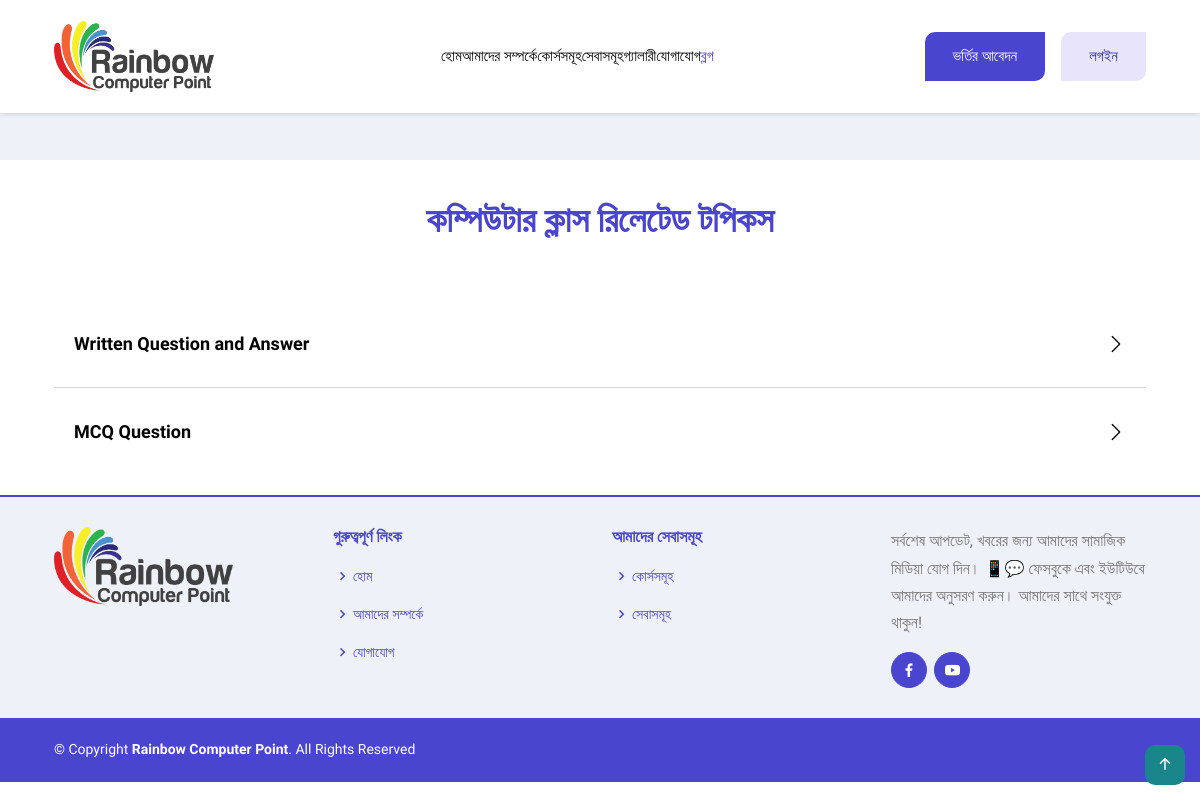
The page /blogsPage/ on the database as committed earlier.
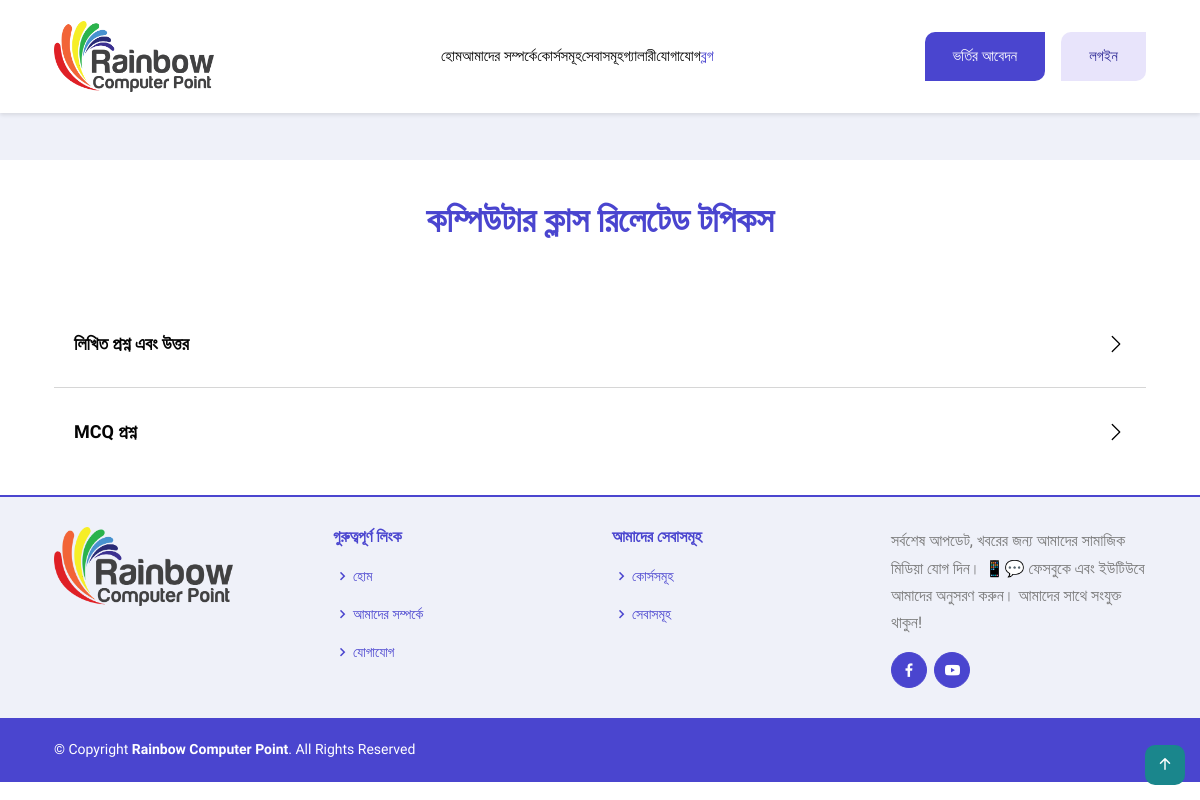
The same page on the database as committed later.
### RainbowApp/models.py (models this page shows)
class BlogsModel(models.Model):
    TopicsName = models.CharField(max_length=150,null=True)
    Files = models.FileField(upload_to='blogfiles', null=True)

### RainbowProject/views.py (the view)
# urls.py: path('blogsPage/',blogsPage, name='blogsPage'),
def blogsPage(request):
    blogsdata = get_list_or_404(BlogsModel)
    print('data is: ',blogsdata)
    context = {
        'blogsdata':blogsdata
    }
    return render(request, 'commons/blogs.html',context)

### template/commons/blogs.html (shortened to what this page needs)
{% extends 'master/master.html' %}
{% block content %}
  <section class="section">
    <div class="container">
      <div class="row justify-content-center mb-5">
        <div class="col-lg-6">
          <div class="section-title text-center">
            <h2>কম্পিউটার ক্লাস রিলেটেড টপিকস</h2>
          </div>
        </div>
      </div>
      <div class="row">
        <div class="col-lg-12">
          <div class="accordion accordion-border-bottom" id="accordionFAQ">
            {% for data in blogsdata %}
                <div class="accordion-item">
                    <a href="{% url 'blogsdetails' data.id %}">
                        <h2 class="accordion-header accordion-button h5 border-0 "
                      id="heading-8fe6730e26db16f15763887c30a614caa075f518" type="button" data-bs-toggle="collapse"
                      data-bs-target="#collapse-8fe6730e26db16f15763887c30a614caa075f518" aria-expanded="false"
                      aria-controls="collapse-8fe6730e26db16f15763887c30a614caa075f518">{{data.TopicsName}}</h2>
                    </a>
                  </div>
            {% endfor %}
          </div>
        </div>
      </div>
    </div>
  </section>
{% endblock content %}

### template/master/master.html (shortened to what this page needs)
<!DOCTYPE html>
{% load static %}
<html lang="en-us">
<head>
  <link rel="stylesheet" href="https://cdnjs.cloudflare.com/ajax/libs/boxicons/2.1.0/css/boxicons.min.css"
 />
  <link href="../static/vendor/bootstrap-icons/bootstrap-icons.css" rel="stylesheet">
  <link rel="stylesheet" href="https://cdnjs.cloudflare.com/ajax/libs/bootstrap/5.3.3/css/bootstrap.min.css"
 />
  <link rel="stylesheet" href="{% static 'style.css' %}">
</head>
<body>
  {% include 'master/header.html' %}
    {% block content %}
    {% endblock content %}
  {% include 'master/footer.html' %}
  <a href="#" id="back-to-top" class="back-to-top d-flex align-items-center justify-content-center">
    <i class="bi bi-arrow-up-short"></i>
  </a>
</body>
</html>

### template/master/header.html (shortened to what this page needs)
<header class="navigation bg-tertiary">
    <nav class="navbar navbar-expand-xl navbar-light text-center py-3">
      <div class="container">
        <a class="navbar-brand" href="/">
          <img loading="prelaod" decoding="async" class="img-fluid" width="160" src="../static/images/logo.png"
            alt="রেইনবো">
        </a>
        <div class="collapse navbar-collapse" id="navbarSupportedContent">
          <ul class="navbar-nav mx-auto mb-2 mb-lg-0">
            <li class="nav-item {% if request.path == '/' %} active{% endif %}"> <a class="nav-link" href="{% url 'homePage' %}">হোম</a>
            </li>
            <li class="nav-item {% if request.path == '/aboutUs/' %} active{% endif %}"> <a class="nav-link" href="{% url 'aboutUs' %}">আমাদের সম্পর্কে</a>
            </li>
            <li class="nav-item {% if request.path == '/coursePage/' %} active{% endif %}"> <a class="nav-link" href="{% url 'coursePage' %}">কোর্সসমূহ</a>
            </li>
            <li class="nav-item {% if request.path == '/servicePage/' %} active{% endif %}"> <a class="nav-link" href="{% url 'servicePage' %}">সেবাসমূহ</a>
            </li>
            <li class="nav-item {% if request.path == '/galleryPage/' %} active{% endif %}"> <a class="nav-link" href="{% url 'galleryPage' %}">গ্যালারী</a>
            </li>
            <li class="nav-item {% if request.path == '/contactUsPage/' %} active{% endif %}"> <a class="nav-link" href="{% url 'contactUsPage' %}">যোগাযোগ</a>
            <li class="nav-item {% if request.path == '/blogsPage/' %} active{% endif %}"> <a class="nav-link" href="{% url 'blogsPage' %}">ব্লগ</a>
            </li>
          </ul>
          <a href="{% url 'admissionformPage' %}" class="btn btn-primary ">ভর্তির আবেদন</a>
          <a href="{% url 'studentSignin' %}" class="btn btn-outline-primary ms-2 ms-lg-3">লগইন</a>
        </div>
      </div>
    </nav>
  </header>

### template/master/footer.html
<footer id="footer">
    <div class="footer-top">
      <div class="container">
        <div class="row">
          <div class="col-lg-3 col-md-6 footer-contact">
            <img src="../static/images/logo.png" class="img-fluid animated" alt="sobjantalogo">
          </div>
          <div class="col-lg-3 col-md-6 footer-links">
            <h4>গুরুত্বপূর্ণ লিংক</h4>
            <ul>
              <li><i class="bx bx-chevron-right"></i> <a href="{% url 'homePage' %}">হোম</a></li>
              <li><i class="bx bx-chevron-right"></i> <a href="{% url 'aboutUs' %}">আমাদের সম্পর্কে</a></li>
              <li><i class="bx bx-chevron-right"></i> <a href="{% url 'contactUsPage' %}">যোগাযোগ</a></li>
            </ul>
          </div>
          <div class="col-lg-3 col-md-6 footer-links">
            <h4>আমাদের সেবাসমূহ</h4>
            <ul>
              <li><i class="bx bx-chevron-right"></i> <a href="{% url 'coursePage' %}">কোর্সসমূহ</a></li>
              <li><i class="bx bx-chevron-right"></i> <a href="{% url 'servicePage' %}">সেবাসমূহ</a></li>
            </ul>
          </div>
          <div class="col-lg-3 col-md-6 footer-links">
            <p>সর্বশেষ আপডেট, খবরের জন্য আমাদের সামাজিক মিডিয়া যোগ দিন। 📱💬 ফেসবুকে এবং ইউটিউবে আমাদের অনুসরণ করুন।
              আমাদের সাথে সংযুক্ত থাকুন!</p>
            <div class="social-links mt-3">
              <a href="https://www.facebook.com" target="_blank" class="facebook" aria-label="Facebook">
                <i class="bx bxl-facebook"></i>
              </a>
              <a href="https://www.youtube.com" target="_blank" class="youtube" aria-label="Youtube">
                <i class='bx bxl-youtube'></i>
              </a>
            </div>
          </div>
        </div>
      </div>
    </div>
    <div class="container footer-bottom clearfix">
      <div class="copyright">
        &copy; Copyright <strong><span>Rainbow Computer Point</span></strong>. All Rights Reserved
      </div>
    </div>
  </footer>

Rows that differ between the two databases and show on the page:
changed BlogsModel (number 1 of 2 on the later page): TopicsName "Written Question and Answer" → "লিখিত প্রশ্ন এবং উত্তর"
changed BlogsModel: TopicsName "MCQ Question" → "MCQ প্রশ্ন"
